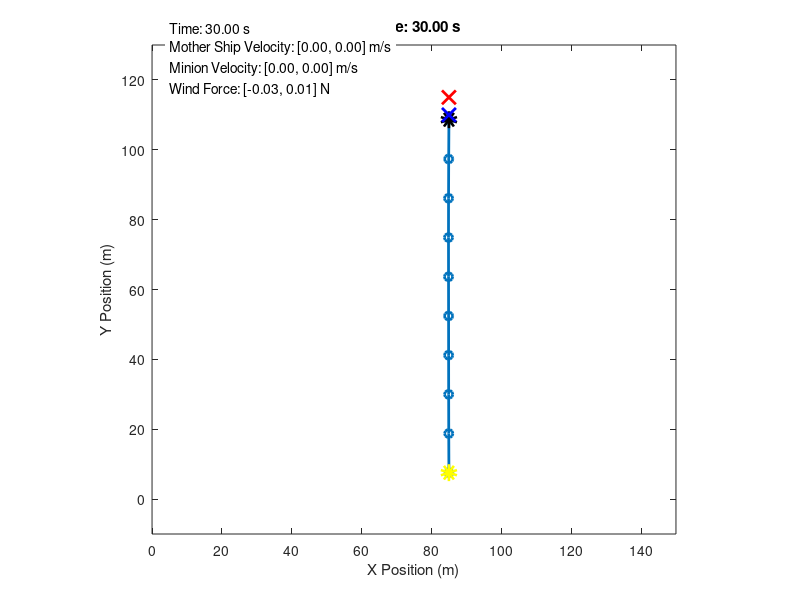
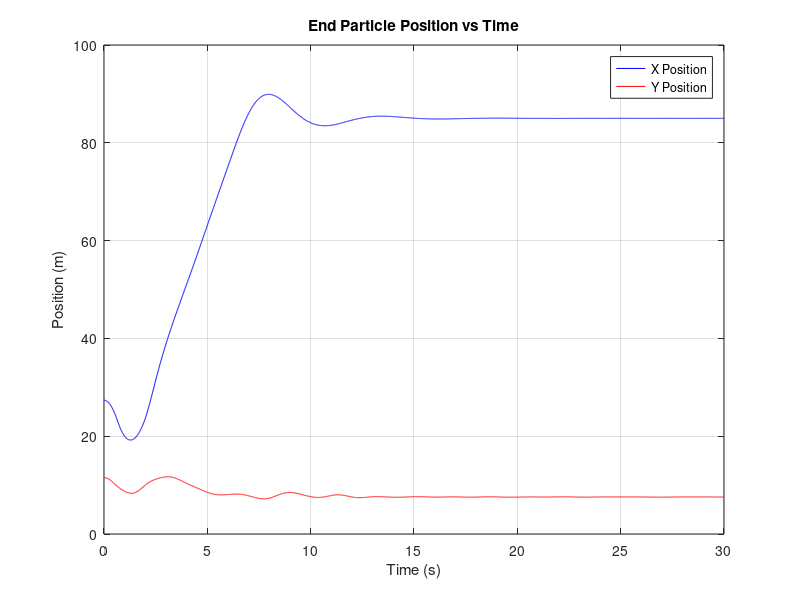
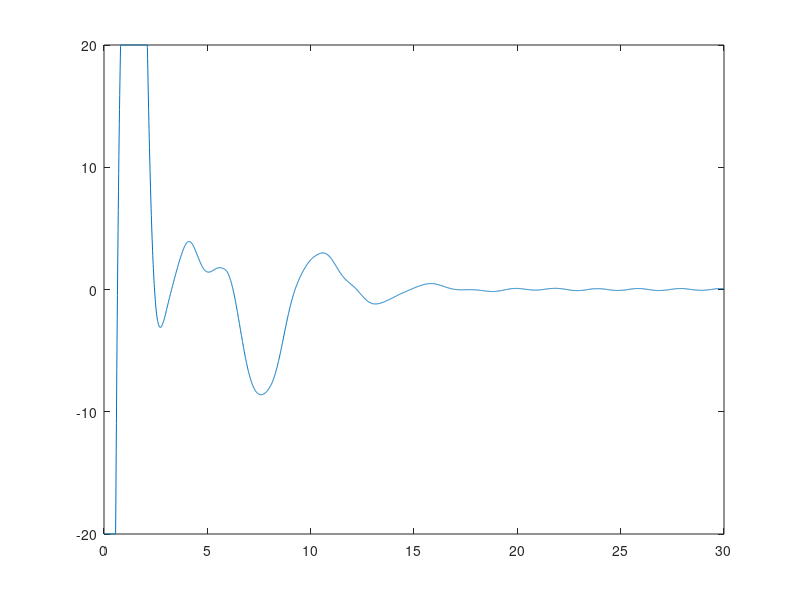

Write the MATLAB code that produced these figures, in order.
clear;
clc;
close all;

% Parameters
N = 10;               % Number of masses
total_length = 100;   % Total length of the rope
default_mass = 0.05;  % Default mass of each segment
masses = [6.47, repmat(default_mass, 1, N-2), 1]; % Masses: Mothership (10kg), Minion (1kg), Others (0.05kg)
k = 100;              % Spring stiffness
damping = 0.05;       % Damping coefficient
g = 9.81;             % Gravity (m/s^2)
dt = 0.01;            % Time step (s)
total_time = 30;      % Total simulation time (s)

% User-defined initial conditions
mother_ship_position = [10, 110]; % [x, y] position of the mother ship
rope_angle = deg2rad(80);         % Angle of the rope with respect to the horizontal (in radians)

% Derived parameters
rest_length = total_length / (N-1);  % Rest length of each spring

% Initial conditions
positions = zeros(N, 2);   % [x, y] positions of the masses
velocities = zeros(N, 2);  % [vx, vy] velocities of the masses
for i = 1:N
    positions(i, 1) = mother_ship_position(1) + (i-1) * rest_length * cos(rope_angle);
    positions(i, 2) = mother_ship_position(2) - (i-1) * rest_length * sin(rope_angle);
end

% Simulation loop
time = 0:dt:total_time;
trajectory = zeros(length(time), N, 2);

% Mothership controller
target_position = [mother_ship_position(1) + 75, mother_ship_position(2)]; % Target position for particle 1
Kp = 10;                    % Proportional gain
Kd = 5;                    % Derivative gain
max_velocity_mothership = 12;         % Maximum allowable velocity for the mother ship (m/s)

% PD controller parameters for the minion
Kp_minion = 8;      % Proportional gain for minion
Kd_minion = 4;      % Derivative gain for minion
max_force_minion = 20;  % Maximum horizontal thrust (N)
minion_thrust = zeros(length(time), 1);

% Parameters for wind variation
wind_base = [-0, 0];              % Base wind force
wind_amplitude = [0.1, 0.05];       % Amplitude of sinusoidal variation
wind_frequency = [0.5, 0.3];        % Frequency of sinusoidal variation (Hz)
wind_noise_amplitude = [0.05, 0.02];% Amplitude of random noise
wind_record = zeros(length(time), 2);

dropped_package = false;
drop_down_distance = 5;

% Simulation loop
for t = 1:length(time)
    % Dynamic wind force (sinusoidal + random noise)
    wind_force(1) = wind_base(1) + wind_amplitude(1) * sin(2 * pi * wind_frequency(1) * time(t)) ...
                    + wind_noise_amplitude(1) * (2 * rand() - 1);
    wind_force(2) = wind_base(2) + wind_amplitude(2) * sin(2 * pi * wind_frequency(2) * time(t)) ...
                    + wind_noise_amplitude(2) * (2 * rand() - 1);
    wind_record(t, :) = wind_force;

    % Store current positions
    trajectory(t, :, :) = positions;
    
    % Compute forces on each mass
    forces = zeros(N, 2);
    
    for i = 1:N
        % Spring force from the left segment
        if i > 1
            vecLeft = positions(i, :) - positions(i-1, :);
            distLeft = norm(vecLeft);
            forceLeft = -k * (distLeft - rest_length) * (vecLeft / distLeft);
            forces(i, :) = forces(i, :) + forceLeft;
        end
        
        % Spring force from the right segment
        if i < N
            vecRight = positions(i+1, :) - positions(i, :);
            distRight = norm(vecRight);
            forceRight = k * (distRight - rest_length) * (vecRight / distRight);
            forces(i, :) = forces(i, :) + forceRight;
        end
        
        % Damping force
        forces(i, :) = forces(i, :) - damping * velocities(i, :);
        
        % Gravity force
        forces(i, 2) = forces(i, 2) - masses(i) * g;
        
        % Add wind force to all particles
        forces(i, :) = forces(i, :) + wind_force;
    end
    
    % Apply PD controller force to the mothership (particle 1)
    error = target_position - positions(1, :);            % Proportional term
    error_dot = -velocities(1, :);                        % Derivative term
    pd_force = Kp * error + Kd * error_dot + [0, masses(1) * g];
    forces(1, :) = forces(1, :) + pd_force;
    
    % Apply PD controller for the minion (last particle)
    target_position_minion = positions(1, 1);           % Target x is the mothership's current x
    error_minion_x = target_position_minion - positions(N, 1); % Proportional term
    error_dot_minion_x = -velocities(N, 1);               % Derivative term
    pd_force_minion_x = Kp_minion * error_minion_x + Kd_minion * error_dot_minion_x;
    pd_force_minion_x = min(max(pd_force_minion_x, -max_force_minion), max_force_minion);
    forces(N, 1) = forces(N, 1) + pd_force_minion_x;  % Apply the constrained horizontal thrust
    minion_thrust(t) = pd_force_minion_x;

    % Update positions and velocities using Euler integration
    for i = 1:N
        accelerations = forces(i, :) / masses(i);
        velocities(i, :) = velocities(i, :) + accelerations * dt;
        
        % Limit velocity of the mothership (particle 1)
        if i == 1
            velocity_magnitude = norm(velocities(1, :));
            if velocity_magnitude > max_velocity_mothership
                velocities(1, :) = velocities(1, :) * (max_velocity_mothership / velocity_magnitude);
            end
        end
        
        % Update positions
        positions(i, :) = positions(i, :) + velocities(i, :) * dt;
    end

    % % Check if the mothership has reached the target
    % if norm(positions(1, :) - target_position) < 1.0 && dropped_package == false
    %     % Move the target downward
    %     target_position(2) = target_position(2) - drop_down_distance;
    %     fprintf('New target position: [%.2f, %.2f]\n', target_position(1), target_position(2));
    %     dropped_package = true;
    % end
end
%%
% Calculate velocities from trajectory
mother_ship_velocity_traj = diff(squeeze(trajectory(:, 1, :))) / dt; % Velocity of the mother ship
minion_velocity_traj = diff(squeeze(trajectory(:, end, :))) / dt;    % Velocity of the minion

% Pad the velocities to match the time vector length (since diff reduces the size by 1)
mother_ship_velocity_traj = [mother_ship_velocity_traj; [0, 0]];
minion_velocity_traj = [minion_velocity_traj; [0, 0]];

% Visualization
figure;
for t = 1:10:length(time)
    % Plot the rope
    plot(squeeze(trajectory(t, :, 1)), squeeze(trajectory(t, :, 2)), '-o', 'LineWidth', 2);
    hold on;
    plot(squeeze(trajectory(t, 1, 1)), squeeze(trajectory(t, 1, 2)), 'ko', 'LineWidth', masses(1), 'DisplayName', 'Mothership');
    plot(squeeze(trajectory(t, N, 1)), squeeze(trajectory(t, N, 2)), 'yo', 'LineWidth', masses(1), 'DisplayName', 'Minion');

    % Plot the target point for the mothership
    plot(target_position(1), target_position(2)+drop_down_distance, 'rx', 'MarkerSize', 10, 'LineWidth', 2, 'DisplayName', 'Initial Target');
    plot(target_position(1), target_position(2), 'bx', 'MarkerSize', 10, 'LineWidth', 2, 'DisplayName', 'Final Target');

    % Extract velocities for current frame
    mother_ship_velocity = mother_ship_velocity_traj(t, :);
    minion_velocity = minion_velocity_traj(t, :);
    wind_force = wind_record(t, :);
    
    % Print velocity vectors and wind force on the screen
    annotation_str = sprintf(['Time: %.2f s\n' ...
                              'Mother Ship Velocity: [%.2f, %.2f] m/s\n' ...
                              'Minion Velocity: [%.2f, %.2f] m/s\n' ...
                              'Wind Force: [%.2f, %.2f] N\n'], ...
                              time(t), mother_ship_velocity(1), mother_ship_velocity(2), ...
                              minion_velocity(1), minion_velocity(2), ...
                              wind_force(1), wind_force(2));
    text(5, mother_ship_position(2)+15, annotation_str, 'FontSize', 10, 'BackgroundColor', 'w');
    
    % Plot formatting
    axis equal;
    xlim([0, 150]);
    ylim([-10, mother_ship_position(2)+20]);
    title(sprintf('Time: %.2f s', time(t)));
    xlabel('X Position (m)');
    ylabel('Y Position (m)');
    drawnow;
    pause(dt);
    hold off;
end


% End particle position plot
end_particle_positions = squeeze(trajectory(:, end, :));
time = 0:dt:total_time;
figure;
plot(time, end_particle_positions(:, 1), 'b', 'DisplayName', 'X Position');
hold on;
plot(time, end_particle_positions(:, 2), 'r', 'DisplayName', 'Y Position');
title('End Particle Position vs Time');
xlabel('Time (s)');
ylabel('Position (m)');
legend;
grid on;
hold off;

figure;
plot(time, minion_thrust);